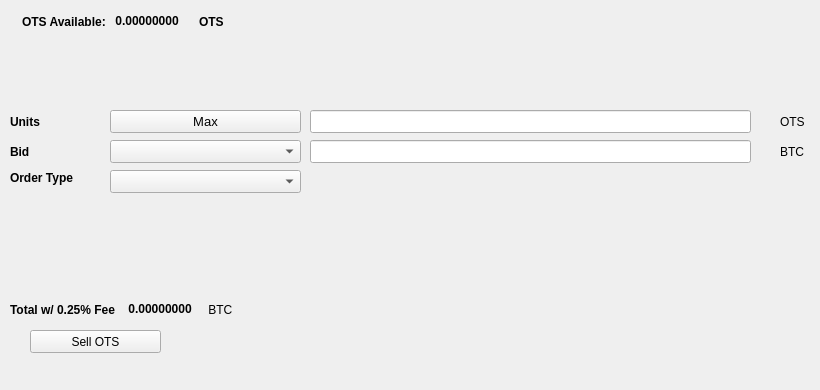
   <widget class="QWidget" name="SellTab">
    <attribute name="title">
     <string>Sell</string>
    </attribute>
    <widget class="QLabel" name="label_16">
     <property name="geometry">
      <rect>
       <x>780</x>
       <y>140</y>
       <width>31</width>
       <height>23</height>
      </rect>
     </property>
     <property name="text">
      <string>BTC</string>
     </property>
    </widget>
    <widget class="QComboBox" name="SellBidcomboBox">
     <property name="geometry">
      <rect>
       <x>110</x>
       <y>140</y>
       <width>191</width>
       <height>23</height>
      </rect>
     </property>
     <property name="font">
      <font>
       <pointsize>10</pointsize>
      </font>
     </property>
    </widget>
    <widget class="QLabel" name="label_18">
     <property name="geometry">
      <rect>
       <x>10</x>
       <y>110</y>
       <width>46</width>
       <height>23</height>
      </rect>
     </property>
     <property name="font">
      <font>
       <weight>75</weight>
       <bold>true</bold>
      </font>
     </property>
     <property name="text">
      <string>Units</string>
     </property>
    </widget>
    <widget class="QPushButton" name="Sell_Max_Amount">
     <property name="geometry">
      <rect>
       <x>110</x>
       <y>110</y>
       <width>191</width>
       <height>23</height>
      </rect>
     </property>
     <property name="font">
      <font>
       <pointsize>10</pointsize>
      </font>
     </property>
     <property name="text">
      <string>Max</string>
     </property>
    </widget>
    <widget class="QLabel" name="label_20">
     <property name="geometry">
      <rect>
       <x>10</x>
       <y>170</y>
       <width>91</width>
       <height>16</height>
      </rect>
     </property>
     <property name="font">
      <font>
       <weight>75</weight>
       <bold>true</bold>
      </font>
     </property>
     <property name="text">
      <string>Order Type</string>
     </property>
    </widget>
    <widget class="QComboBox" name="SellOrdertypeCombo">
     <property name="geometry">
      <rect>
       <x>110</x>
       <y>170</y>
       <width>191</width>
       <height>23</height>
      </rect>
     </property>
     <property name="font">
      <font>
       <pointsize>10</pointsize>
      </font>
     </property>
    </widget>
    <widget class="QLabel" name="label_21">
     <property name="geometry">
      <rect>
       <x>10</x>
       <y>140</y>
       <width>46</width>
       <height>23</height>
      </rect>
     </property>
     <property name="font">
      <font>
       <weight>75</weight>
       <bold>true</bold>
      </font>
     </property>
     <property name="text">
      <string>Bid</string>
     </property>
    </widget>
    <widget class="QLabel" name="label_22">
     <property name="geometry">
      <rect>
       <x>780</x>
       <y>110</y>
       <width>31</width>
       <height>23</height>
      </rect>
     </property>
     <property name="text">
      <string>OTS</string>
     </property>
    </widget>
    <widget class="QLineEdit" name="UnitsInputOTS">
     <property name="geometry">
      <rect>
       <x>310</x>
       <y>110</y>
       <width>441</width>
       <height>23</height>
      </rect>
     </property>
     <property name="font">
      <font>
       <pointsize>9</pointsize>
       <weight>75</weight>
       <bold>true</bold>
      </font>
     </property>
    </widget>
    <widget class="QLineEdit" name="SellBidPriceEdit">
     <property name="geometry">
      <rect>
       <x>310</x>
       <y>140</y>
       <width>441</width>
       <height>23</height>
      </rect>
     </property>
     <property name="font">
      <font>
       <pointsize>9</pointsize>
       <weight>75</weight>
       <bold>true</bold>
      </font>
     </property>
    </widget>
    <widget class="QPushButton" name="SellOTSBTN">
     <property name="geometry">
      <rect>
       <x>30</x>
       <y>330</y>
       <width>131</width>
       <height>23</height>
      </rect>
     </property>
     <property name="text">
      <string>Sell OTS</string>
     </property>
     <property name="icon">
      <iconset resource="../otscoin">
       <normaloff>:/icons/bitcoin</normaloff>:/icons/bitcoin</iconset>
     </property>
    </widget>
    <widget class="QWidget" name="layoutWidget3">
     <property name="geometry">
      <rect>
       <x>22</x>
       <y>12</y>
       <width>258</width>
       <height>19</height>
      </rect>
     </property>
     <layout class="QHBoxLayout" name="horizontalLayout">
      <item>
       <widget class="QLabel" name="label232_2">
        <property name="font">
         <font>
          <weight>75</weight>
          <bold>true</bold>
         </font>
        </property>
        <property name="text">
         <string>OTS Available:</string>
        </property>
       </widget>
      </item>
      <item>
       <widget class="QLabel" name="OTSAvailableLabel">
        <property name="palette">
         <palette>
          <active>
           <colorrole role="WindowText">
            <brush brushstyle="SolidPattern">
             <color alpha="255">
              <red>0</red>
              <green>0</green>
              <blue>0</blue>
             </color>
            </brush>
           </colorrole>
           <colorrole role="Button">
            <brush brushstyle="SolidPattern">
             <color alpha="255">
              <red>0</red>
              <green>170</green>
              <blue>0</blue>
             </color>
            </brush>
           </colorrole>
           <colorrole role="Light">
            <brush brushstyle="SolidPattern">
             <color alpha="255">
              <red>0</red>
              <green>255</green>
              <blue>0</blue>
             </color>
            </brush>
           </colorrole>
           <colorrole role="Midlight">
            <brush brushstyle="SolidPattern">
             <color alpha="255">
              <red>0</red>
              <green>212</green>
              <blue>0</blue>
             </color>
            </brush>
           </colorrole>
           <colorrole role="Dark">
            <brush brushstyle="SolidPattern">
             <color alpha="255">
              <red>0</red>
              <green>85</green>
              <blue>0</blue>
             </color>
            </brush>
           </colorrole>
           <colorrole role="Mid">
            <brush brushstyle="SolidPattern">
             <color alpha="255">
              <red>0</red>
              <green>113</green>
              <blue>0</blue>
             </color>
            </brush>
           </colorrole>
           <colorrole role="Text">
            <brush brushstyle="SolidPattern">
             <color alpha="255">
              <red>0</red>
              <green>170</green>
              <blue>0</blue>
             </color>
            </brush>
           </colorrole>
           <colorrole role="BrightText">
            <brush brushstyle="SolidPattern">
             <color alpha="255">
              <red>255</red>
              <green>255</green>
              <blue>255</blue>
             </color>
            </brush>
           </colorrole>
           <colorrole role="ButtonText">
            <brush brushstyle="SolidPattern">
             <color alpha="255">
              <red>0</red>
              <green>0</green>
              <blue>0</blue>
             </color>
            </brush>
           </colorrole>
           <colorrole role="Base">
            <brush brushstyle="SolidPattern">
             <color alpha="255">
              <red>255</red>
              <green>255</green>
              <blue>255</blue>
             </color>
            </brush>
           </colorrole>
           <colorrole role="Window">
            <brush brushstyle="SolidPattern">
             <color alpha="255">
              <red>0</red>
              <green>170</green>
              <blue>0</blue>
             </color>
            </brush>
           </colorrole>
           <colorrole role="Shadow">
            <brush brushstyle="SolidPattern">
             <color alpha="255">
              <red>0</red>
              <green>0</green>
              <blue>0</blue>
             </color>
            </brush>
           </colorrole>
           <colorrole role="AlternateBase">
            <brush brushstyle="SolidPattern">
             <color alpha="255">
              <red>127</red>
              <green>212</green>
              <blue>127</blue>
             </color>
            </brush>
           </colorrole>
           <colorrole role="ToolTipBase">
            <brush brushstyle="SolidPattern">
             <color alpha="255">
              <red>255</red>
              <green>255</green>
              <blue>220</blue>
             </color>
            </brush>
           </colorrole>
           <colorrole role="ToolTipText">
            <brush brushstyle="SolidPattern">
             <color alpha="255">
              <red>0</red>
              <green>0</green>
              <blue>0</blue>
             </color>
            </brush>
           </colorrole>
          </active>
          <inactive>
           <colorrole role="WindowText">
            <brush brushstyle="SolidPattern">
             <color alpha="255">
              <red>0</red>
              <green>0</green>
              <blue>0</blue>
             </color>
            </brush>
           </colorrole>
           <colorrole role="Button">
            <brush brushstyle="SolidPattern">
             <color alpha="255">
              <red>0</red>
              <green>170</green>
              <blue>0</blue>
             </color>
            </brush>
           </colorrole>
           <colorrole role="Light">
            <brush brushstyle="SolidPattern">
             <color alpha="255">
              <red>0</red>
              <green>255</green>
              <blue>0</blue>
             </color>
            </brush>
           </colorrole>
           <colorrole role="Midlight">
            <brush brushstyle="SolidPattern">
             <color alpha="255">
              <red>0</red>
              <green>212</green>
              <blue>0</blue>
             </color>
            </brush>
           </colorrole>
           <colorrole role="Dark">
            <brush brushstyle="SolidPattern">
             <color alpha="255">
              <red>0</red>
              <green>85</green>
              <blue>0</blue>
             </color>
            </brush>
           </colorrole>
           <colorrole role="Mid">
            <brush brushstyle="SolidPattern">
             <color alpha="255">
              <red>0</red>
              <green>113</green>
              <blue>0</blue>
             </color>
            </brush>
           </colorrole>
           <colorrole role="Text">
            <brush brushstyle="SolidPattern">
             <color alpha="255">
              <red>0</red>
              <green>170</green>
              <blue>0</blue>
             </color>
            </brush>
           </colorrole>
           <colorrole role="BrightText">
            <brush brushstyle="SolidPattern">
             <color alpha="255">
              <red>255</red>
              <green>255</green>
              <blue>255</blue>
             </color>
            </brush>
           </colorrole>
           <colorrole role="ButtonText">
            <brush brushstyle="SolidPattern">
             <color alpha="255">
              <red>0</red>
              <green>0</green>
              <blue>0</blue>
             </color>
            </brush>
           </colorrole>
           <colorrole role="Base">
            <brush brushstyle="SolidPattern">
             <color alpha="255">
              <red>255</red>
              <green>255</green>
              <blue>255</blue>
             </color>
            </brush>
           </colorrole>
           <colorrole role="Window">
            <brush brushstyle="SolidPattern">
             <color alpha="255">
              <red>0</red>
              <green>170</green>
              <blue>0</blue>
             </color>
            </brush>
           </colorrole>
           <colorrole role="Shadow">
            <brush brushstyle="SolidPattern">
             <color alpha="255">
              <red>0</red>
              <green>0</green>
              <blue>0</blue>
             </color>
            </brush>
           </colorrole>
           <colorrole role="AlternateBase">
            <brush brushstyle="SolidPattern">
             <color alpha="255">
              <red>127</red>
              <green>212</green>
              <blue>127</blue>
             </color>
            </brush>
           </colorrole>
           <colorrole role="ToolTipBase">
            <brush brushstyle="SolidPattern">
             <color alpha="255">
              <red>255</red>
              <green>255</green>
              <blue>220</blue>
             </color>
            </brush>
           </colorrole>
           <colorrole role="ToolTipText">
            <brush brushstyle="SolidPattern">
             <color alpha="255">
              <red>0</red>
              <green>0</green>
              <blue>0</blue>
             </color>
            </brush>
           </colorrole>
          </inactive>
          <disabled>
           <colorrole role="WindowText">
            <brush brushstyle="SolidPattern">
             <color alpha="255">
              <red>0</red>
              <green>85</green>
              <blue>0</blue>
             </color>
            </brush>
           </colorrole>
           <colorrole role="Button">
            <brush brushstyle="SolidPattern">
             <color alpha="255">
              <red>0</red>
              <green>170</green>
              <blue>0</blue>
             </color>
            </brush>
           </colorrole>
           <colorrole role="Light">
            <brush brushstyle="SolidPattern">
             <color alpha="255">
              <red>0</red>
              <green>255</green>
              <blue>0</blue>
             </color>
            </brush>
           </colorrole>
           <colorrole role="Midlight">
            <brush brushstyle="SolidPattern">
             <color alpha="255">
              <red>0</red>
              <green>212</green>
              <blue>0</blue>
             </color>
            </brush>
           </colorrole>
           <colorrole role="Dark">
            <brush brushstyle="SolidPattern">
             <color alpha="255">
              <red>0</red>
              <green>85</green>
              <blue>0</blue>
             </color>
            </brush>
           </colorrole>
           <colorrole role="Mid">
            <brush brushstyle="SolidPattern">
             <color alpha="255">
              <red>0</red>
              <green>113</green>
              <blue>0</blue>
             </color>
            </brush>
           </colorrole>
           <colorrole role="Text">
            <brush brushstyle="SolidPattern">
             <color alpha="255">
              <red>0</red>
              <green>85</green>
              <blue>0</blue>
             </color>
            </brush>
           </colorrole>
           <colorrole role="BrightText">
            <brush brushstyle="SolidPattern">
             <color alpha="255">
              <red>255</red>
              <green>255</green>
              <blue>255</blue>
             </color>
            </brush>
           </colorrole>
           <colorrole role="ButtonText">
            <brush brushstyle="SolidPattern">
             <color alpha="255">
              <red>0</red>
              <green>85</green>
              <blue>0</blue>
             </color>
            </brush>
           </colorrole>
           <colorrole role="Base">
            <brush brushstyle="SolidPattern">
             <color alpha="255">
              <red>0</red>
              <green>170</green>
              <blue>0</blue>
             </color>
            </brush>
           </colorrole>
           <colorrole role="Window">
            <brush brushstyle="SolidPattern">
             <color alpha="255">
              <red>0</red>
              <green>170</green>
              <blue>0</blue>
             </color>
            </brush>
           </colorrole>
           <colorrole role="Shadow">
            <brush brushstyle="SolidPattern">
             <color alpha="255">
              <red>0</red>
              <green>0</green>
              <blue>0</blue>
             </color>
            </brush>
           </colorrole>
           <colorrole role="AlternateBase">
            <brush brushstyle="SolidPattern">
             <color alpha="255">
              <red>0</red>
              <green>170</green>
              <blue>0</blue>
             </color>
            </brush>
           </colorrole>
           <colorrole role="ToolTipBase">
            <brush brushstyle="SolidPattern">
             <color alpha="255">
              <red>255</red>
              <green>255</green>
              <blue>220</blue>
             </color>
            </brush>
           </colorrole>
           <colorrole role="ToolTipText">
            <brush brushstyle="SolidPattern">
             <color alpha="255">
              <red>0</red>
              <green>0</green>
              <blue>0</blue>
             </color>
            </brush>
           </colorrole>
          </disabled>
         </palette>
        </property>
        <property name="font">
         <font>
          <weight>75</weight>
          <bold>true</bold>
         </font>
        </property>
        <property name="text">
         <string> 0.00000000 </string>
        </property>
        <property name="textInteractionFlags">
         <set>Qt::LinksAccessibleByMouse|Qt::TextSelectableByKeyboard|Qt::TextSelectableByMouse</set>
        </property>
       </widget>
      </item>
      <item>
       <widget class="QLabel" name="labelOTS">
        <property name="font">
         <font>
          <weight>75</weight>
          <bold>true</bold>
         </font>
        </property>
        <property name="text">
         <string>OTS</string>
        </property>
       </widget>
      </item>
     </layout>
    </widget>
    <widget class="QWidget" name="layoutWidget">
     <property name="geometry">
      <rect>
       <x>10</x>
       <y>300</y>
       <width>268</width>
       <height>19</height>
      </rect>
     </property>
     <layout class="QHBoxLayout" name="horizontalLayout_2">
      <item>
       <widget class="QLabel" name="label_19">
        <property name="font">
         <font>
          <weight>75</weight>
          <bold>true</bold>
         </font>
        </property>
        <property name="text">
         <string>Total w/ 0.25% Fee </string>
        </property>
       </widget>
      </item>
      <item>
       <widget class="QLabel" name="SellCostLabel">
        <property name="palette">
         <palette>
          <active>
           <colorrole role="WindowText">
            <brush brushstyle="SolidPattern">
             <color alpha="255">
              <red>0</red>
              <green>0</green>
              <blue>0</blue>
             </color>
            </brush>
           </colorrole>
           <colorrole role="Button">
            <brush brushstyle="SolidPattern">
             <color alpha="255">
              <red>0</red>
              <green>170</green>
              <blue>0</blue>
             </color>
            </brush>
           </colorrole>
           <colorrole role="Light">
            <brush brushstyle="SolidPattern">
             <color alpha="255">
              <red>0</red>
              <green>255</green>
              <blue>0</blue>
             </color>
            </brush>
           </colorrole>
           <colorrole role="Midlight">
            <brush brushstyle="SolidPattern">
             <color alpha="255">
              <red>0</red>
              <green>212</green>
              <blue>0</blue>
             </color>
            </brush>
           </colorrole>
           <colorrole role="Dark">
            <brush brushstyle="SolidPattern">
             <color alpha="255">
              <red>0</red>
              <green>85</green>
              <blue>0</blue>
             </color>
            </brush>
           </colorrole>
           <colorrole role="Mid">
            <brush brushstyle="SolidPattern">
             <color alpha="255">
              <red>0</red>
              <green>113</green>
              <blue>0</blue>
             </color>
            </brush>
           </colorrole>
           <colorrole role="Text">
            <brush brushstyle="SolidPattern">
             <color alpha="255">
              <red>0</red>
              <green>170</green>
              <blue>0</blue>
             </color>
            </brush>
           </colorrole>
           <colorrole role="BrightText">
            <brush brushstyle="SolidPattern">
             <color alpha="255">
              <red>255</red>
              <green>255</green>
              <blue>255</blue>
             </color>
            </brush>
           </colorrole>
           <colorrole role="ButtonText">
            <brush brushstyle="SolidPattern">
             <color alpha="255">
              <red>0</red>
              <green>0</green>
              <blue>0</blue>
             </color>
            </brush>
           </colorrole>
           <colorrole role="Base">
            <brush brushstyle="SolidPattern">
             <color alpha="255">
              <red>255</red>
              <green>255</green>
              <blue>255</blue>
             </color>
            </brush>
           </colorrole>
           <colorrole role="Window">
            <brush brushstyle="SolidPattern">
             <color alpha="255">
              <red>0</red>
              <green>170</green>
              <blue>0</blue>
             </color>
            </brush>
           </colorrole>
           <colorrole role="Shadow">
            <brush brushstyle="SolidPattern">
             <color alpha="255">
              <red>0</red>
              <green>0</green>
              <blue>0</blue>
             </color>
            </brush>
           </colorrole>
           <colorrole role="AlternateBase">
            <brush brushstyle="SolidPattern">
             <color alpha="255">
              <red>127</red>
              <green>212</green>
              <blue>127</blue>
             </color>
            </brush>
           </colorrole>
           <colorrole role="ToolTipBase">
            <brush brushstyle="SolidPattern">
             <color alpha="255">
              <red>255</red>
              <green>255</green>
              <blue>220</blue>
             </color>
            </brush>
           </colorrole>
           <colorrole role="ToolTipText">
            <brush brushstyle="SolidPattern">
             <color alpha="255">
              <red>0</red>
              <green>0</green>
              <blue>0</blue>
             </color>
            </brush>
           </colorrole>
          </active>
          <inactive>
           <colorrole role="WindowText">
            <brush brushstyle="SolidPattern">
             <color alpha="255">
              <red>0</red>
              <green>0</green>
              <blue>0</blue>
             </color>
            </brush>
           </colorrole>
           <colorrole role="Button">
            <brush brushstyle="SolidPattern">
             <color alpha="255">
              <red>0</red>
              <green>170</green>
              <blue>0</blue>
             </color>
            </brush>
           </colorrole>
           <colorrole role="Light">
            <brush brushstyle="SolidPattern">
             <color alpha="255">
              <red>0</red>
              <green>255</green>
              <blue>0</blue>
             </color>
            </brush>
           </colorrole>
           <colorrole role="Midlight">
            <brush brushstyle="SolidPattern">
             <color alpha="255">
              <red>0</red>
              <green>212</green>
              <blue>0</blue>
             </color>
            </brush>
           </colorrole>
           <colorrole role="Dark">
            <brush brushstyle="SolidPattern">
             <color alpha="255">
              <red>0</red>
              <green>85</green>
              <blue>0</blue>
             </color>
            </brush>
           </colorrole>
           <colorrole role="Mid">
            <brush brushstyle="SolidPattern">
             <color alpha="255">
              <red>0</red>
              <green>113</green>
              <blue>0</blue>
             </color>
            </brush>
           </colorrole>
           <colorrole role="Text">
            <brush brushstyle="SolidPattern">
             <color alpha="255">
              <red>0</red>
              <green>170</green>
              <blue>0</blue>
             </color>
            </brush>
           </colorrole>
           <colorrole role="BrightText">
            <brush brushstyle="SolidPattern">
             <color alpha="255">
              <red>255</red>
              <green>255</green>
              <blue>255</blue>
             </color>
            </brush>
           </colorrole>
           <colorrole role="ButtonText">
            <brush brushstyle="SolidPattern">
             <color alpha="255">
              <red>0</red>
              <green>0</green>
              <blue>0</blue>
             </color>
            </brush>
           </colorrole>
           <colorrole role="Base">
            <brush brushstyle="SolidPattern">
             <color alpha="255">
              <red>255</red>
              <green>255</green>
              <blue>255</blue>
             </color>
            </brush>
           </colorrole>
           <colorrole role="Window">
            <brush brushstyle="SolidPattern">
             <color alpha="255">
              <red>0</red>
              <green>170</green>
              <blue>0</blue>
             </color>
            </brush>
           </colorrole>
           <colorrole role="Shadow">
            <brush brushstyle="SolidPattern">
             <color alpha="255">
              <red>0</red>
              <green>0</green>
              <blue>0</blue>
             </color>
            </brush>
           </colorrole>
           <colorrole role="AlternateBase">
            <brush brushstyle="SolidPattern">
             <color alpha="255">
              <red>127</red>
              <green>212</green>
              <blue>127</blue>
             </color>
            </brush>
           </colorrole>
           <colorrole role="ToolTipBase">
            <brush brushstyle="SolidPattern">
             <color alpha="255">
              <red>255</red>
              <green>255</green>
              <blue>220</blue>
             </color>
            </brush>
           </colorrole>
           <colorrole role="ToolTipText">
            <brush brushstyle="SolidPattern">
             <color alpha="255">
              <red>0</red>
              <green>0</green>
              <blue>0</blue>
             </color>
            </brush>
           </colorrole>
          </inactive>
          <disabled>
           <colorrole role="WindowText">
            <brush brushstyle="SolidPattern">
             <color alpha="255">
              <red>0</red>
              <green>85</green>
              <blue>0</blue>
             </color>
            </brush>
           </colorrole>
           <colorrole role="Button">
            <brush brushstyle="SolidPattern">
             <color alpha="255">
              <red>0</red>
              <green>170</green>
              <blue>0</blue>
             </color>
            </brush>
           </colorrole>
           <colorrole role="Light">
            <brush brushstyle="SolidPattern">
             <color alpha="255">
              <red>0</red>
              <green>255</green>
              <blue>0</blue>
             </color>
            </brush>
           </colorrole>
           <colorrole role="Midlight">
            <brush brushstyle="SolidPattern">
             <color alpha="255">
              <red>0</red>
              <green>212</green>
              <blue>0</blue>
             </color>
            </brush>
           </colorrole>
           <colorrole role="Dark">
            <brush brushstyle="SolidPattern">
             <color alpha="255">
              <red>0</red>
              <green>85</green>
              <blue>0</blue>
             </color>
            </brush>
           </colorrole>
           <colorrole role="Mid">
            <brush brushstyle="SolidPattern">
             <color alpha="255">
              <red>0</red>
              <green>113</green>
              <blue>0</blue>
             </color>
            </brush>
           </colorrole>
           <colorrole role="Text">
            <brush brushstyle="SolidPattern">
             <color alpha="255">
              <red>0</red>
              <green>85</green>
              <blue>0</blue>
             </color>
            </brush>
           </colorrole>
           <colorrole role="BrightText">
            <brush brushstyle="SolidPattern">
             <color alpha="255">
              <red>255</red>
              <green>255</green>
              <blue>255</blue>
             </color>
            </brush>
           </colorrole>
           <colorrole role="ButtonText">
            <brush brushstyle="SolidPattern">
             <color alpha="255">
              <red>0</red>
              <green>85</green>
              <blue>0</blue>
             </color>
            </brush>
           </colorrole>
           <colorrole role="Base">
            <brush brushstyle="SolidPattern">
             <color alpha="255">
              <red>0</red>
              <green>170</green>
              <blue>0</blue>
             </color>
            </brush>
           </colorrole>
           <colorrole role="Window">
            <brush brushstyle="SolidPattern">
             <color alpha="255">
              <red>0</red>
              <green>170</green>
              <blue>0</blue>
             </color>
            </brush>
           </colorrole>
           <colorrole role="Shadow">
            <brush brushstyle="SolidPattern">
             <color alpha="255">
              <red>0</red>
              <green>0</green>
              <blue>0</blue>
             </color>
            </brush>
           </colorrole>
           <colorrole role="AlternateBase">
            <brush brushstyle="SolidPattern">
             <color alpha="255">
              <red>0</red>
              <green>170</green>
              <blue>0</blue>
             </color>
            </brush>
           </colorrole>
           <colorrole role="ToolTipBase">
            <brush brushstyle="SolidPattern">
             <color alpha="255">
              <red>255</red>
              <green>255</green>
              <blue>220</blue>
             </color>
            </brush>
           </colorrole>
           <colorrole role="ToolTipText">
            <brush brushstyle="SolidPattern">
             <color alpha="255">
              <red>0</red>
              <green>0</green>
              <blue>0</blue>
             </color>
            </brush>
           </colorrole>
          </disabled>
         </palette>
        </property>
        <property name="font">
         <font>
          <weight>75</weight>
          <bold>true</bold>
         </font>
        </property>
        <property name="autoFillBackground">
         <bool>false</bool>
        </property>
        <property name="text">
         <string> 0.00000000</string>
        </property>
        <property name="textInteractionFlags">
         <set>Qt::LinksAccessibleByMouse|Qt::TextSelectableByMouse</set>
        </property>
       </widget>
      </item>
      <item>
       <widget class="QLabel" name="label_17">
        <property name="font">
         <font>
          <weight>50</weight>
          <bold>false</bold>
         </font>
        </property>
        <property name="text">
         <string> BTC</string>
        </property>
       </widget>
      </item>
     </layout>
    </widget>
    <widget class="QLabel" name="label_23">
     <property name="geometry">
      <rect>
       <x>460</x>
       <y>300</y>
       <width>281</width>
       <height>81</height>
      </rect>
     </property>
     <property name="text">
      <string/>
     </property>
     <property name="pixmap">
      <pixmap>:/images/bittrex</pixmap>
     </property>
    </widget>
   </widget>
